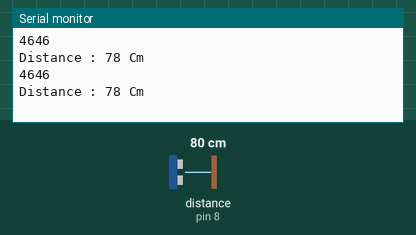
This sketch was run on a simulated Arduino Uno, built with avr-gcc and run on an emulated ATmega328P. On the bench: the last lines printed to the serial monitor. Wiring (inferred from the names in the program): ultrasonic range finder: trigger pin 9; echo pin 8. The test bench sets the inputs (shaded band); at power-on: distance to the obstacle (sensor on pin 8) 80 cm. The echo pulse lasts 58.3 µs per cm.

Above: at 1.8 s.
1.9 s: distance to the obstacle (sensor on pin 8) set to 2 cm
At 2.8 s:
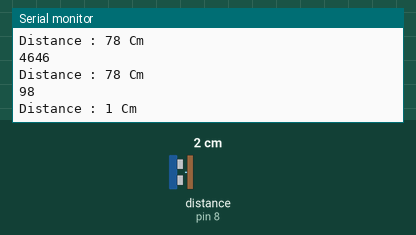
3.4 s: distance to the obstacle (sensor on pin 8) set to 4 cm
At 4.6 s:
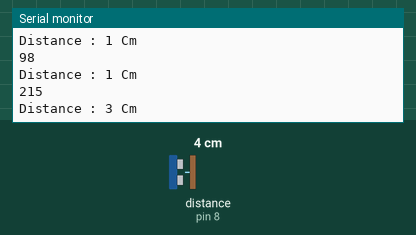
Timing chart, 0 to 6.4 s (numbered marks = the images above; inputs shaded):
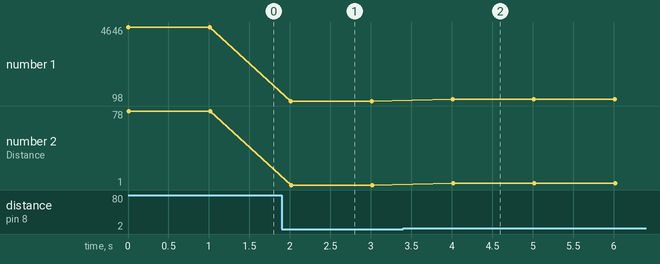

Measured:
- after the input at 1.9 s, the serial monitor: prints a new line after 0.11 s (image 1)
- after the input at 3.4 s, the serial monitor: prints a new line after 0.61 s (image 2)
- plotted number 1: 4646 → 98 after the input at 1.9 s, 98 → 215 after the input at 3.4 s
- plotted number 2: 78 → 1 after the input at 1.9 s, 1 → 3 after the input at 3.4 s

The sketch:

ultrasonicWave.ino
```cpp
#define TRIG 9 // Trig Pin 설정
#define ECHO 8 // Echo Pin 설정

void setup() {
  // Serial Monitor 사용, 9600 Rate
  Serial.begin(9600);

  pinMode(TRIG, OUTPUT);
  pinMode(ECHO, INPUT);
}

void loop() {
  long duration, distance;

  digitalWrite(TRIG, LOW);
  delayMicroseconds(2);
  digitalWrite(TRIG, HIGH);
  delayMicroseconds(10);
  digitalWrite(TRIG, LOW);

  // 물체에 반사되어 돌아온 초음파의 시간을 변수에 저장
  duration = pulseIn(ECHO, HIGH);

  /* 원래 사용되는 수식은 다음과 같습니다.
     34000 * (초음파가 물체로부터 반사되어 돌아오는 시간) / 1000000 / 2
     2를 나누는 이유는 황목값이 아니라 편도 값을 계산해야하기 때문입니다.
     아래 식은 위 식을 단순화 하여 cm로 환산하고 있습니다.
  */
  distance = duration * 17 /1000;

  Serial.println(duration );
  Serial.print("Distance : ");
  Serial.print(distance);
  Serial.println(" Cm");

  delay(1000);
}
```
